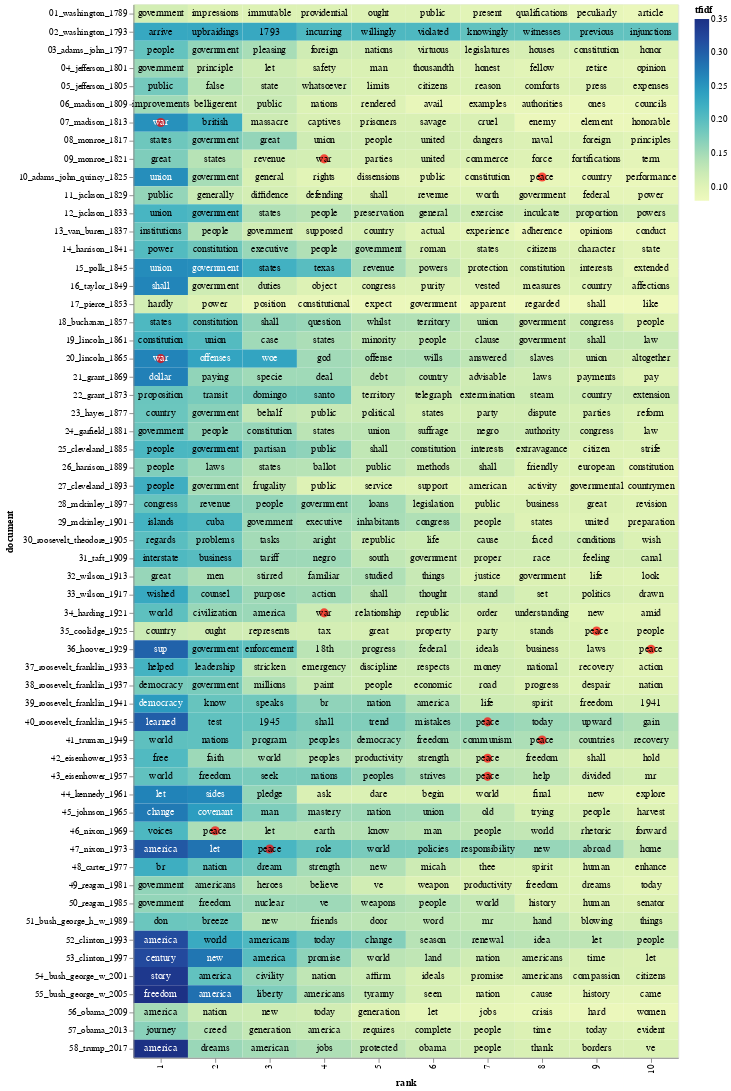

The notebook cell saved with this chart:
### Markdown cell above
Let's make a heatmap that shows the highest TF-IDF scoring words for each president, and let's put a red dot next to two terms of interest: "war" and "peace":

### Code cell
import altair as alt
import numpy as np

# Terms in this list will get a red dot in the visualization
term_list = ['war', 'peace']

# adding a little randomness to break ties in term ranking
top_tfidf_plusRand = top_tfidf.copy()
top_tfidf_plusRand['tfidf'] = top_tfidf_plusRand['tfidf'] + np.random.rand(top_tfidf.shape[0])*0.0001

# base for all visualizations, with rank calculation
base = alt.Chart(top_tfidf_plusRand).encode(
    x = 'rank:O',
    y = 'document:N'
).transform_window(
    rank = "rank()",
    sort = [alt.SortField("tfidf", order="descending")],
    groupby = ["document"],
)

# heatmap specification
heatmap = base.mark_rect().encode(
    color = 'tfidf:Q'
)

# red circle over terms in above list
circle = base.mark_circle(size=100).encode(
    color = alt.condition(
        alt.FieldOneOfPredicate(field='term', oneOf=term_list),
        alt.value('red'),
        alt.value('#FFFFFF00')        
    )
)

# text labels, white for darker heatmap colors
text = base.mark_text(baseline='middle').encode(
    text = 'term:N',
    color = alt.condition(alt.datum.tfidf >= 0.23, alt.value('white'), alt.value('black'))
)

# display the three superimposed visualizations
(heatmap + circle + text).properties(width = 600)

### Figure 1 — Vega-Lite specification as saved in the notebook (floating-point values rounded to 4 significant figures; data arrays with more than 128 entries replaced by an {"elided": "..."} marker saying what was removed)
{"config": {"view": {"continuousWidth": 300, "continuousHeight": 300}}, "layer": [{"mark": {"type": "rect"}, "encoding": {"color": {"field": "tfidf", "type": "quantitative"}, "x": {"field": "rank", "type": "ordinal"}, "y": {"field": "document", "type": "nominal"}}, "transform": [{"window": [{"op": "rank", "field": "", "as": "rank"}], "groupby": ["document"], "sort": [{"field": "tfidf", "order": "descending"}]}]}, {"mark": {"type": "circle", "size": 100}, "encoding": {"color": {"condition": {"test": {"field": "term", "oneOf": ["war", "peace"]}, "value": "red"}, "value": "#FFFFFF00"}, "x": {"field": "rank", "type": "ordinal"}, "y": {"field": "document", "type": "nominal"}}, "transform": [{"window": [{"op": "rank", "field": "", "as": "rank"}], "groupby": ["document"], "sort": [{"field": "tfidf", "order": "descending"}]}]}, {"mark": {"type": "text", "baseline": "middle"}, "encoding": {"color": {"condition": {"test": "(datum.tfidf >= 0.23)", "value": "white"}, "value": "black"}, "text": {"field": "term", "type": "nominal"}, "x": {"field": "rank", "type": "ordinal"}, "y": {"field": "document", "type": "nominal"}}, "transform": [{"window": [{"op": "rank", "field": "", "as": "rank"}], "groupby": ["document"], "sort": [{"field": "tfidf", "order": "descending"}]}]}], "data": {"name": "data-b4b8eb806fb1711383ef1729b0908a69"}, "width": 600, "$schema": "https://vega.github.io/schema/vega-lite/v6.1.0.json", "datasets": {"data-b4b8eb806fb1711383ef1729b0908a69": {"elided": "580 records"}}}
